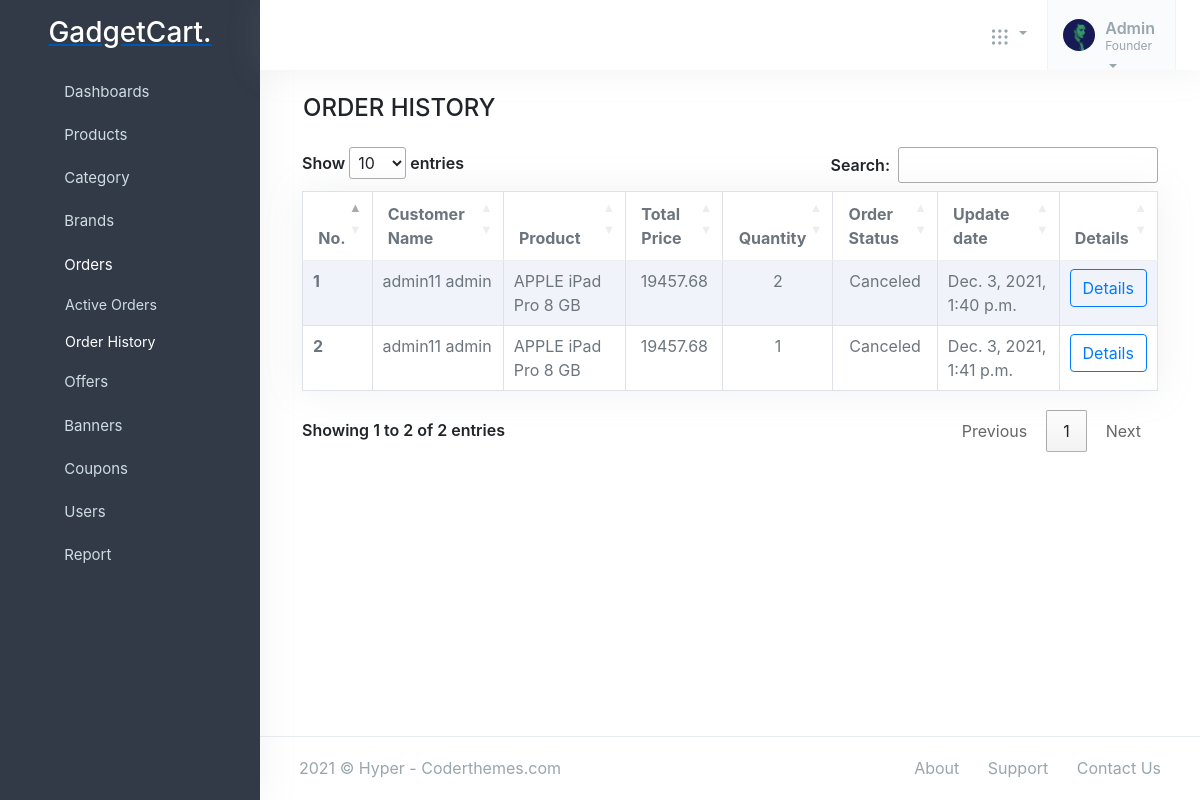
The page /adminpanel/order_history/ on the database as committed earlier.
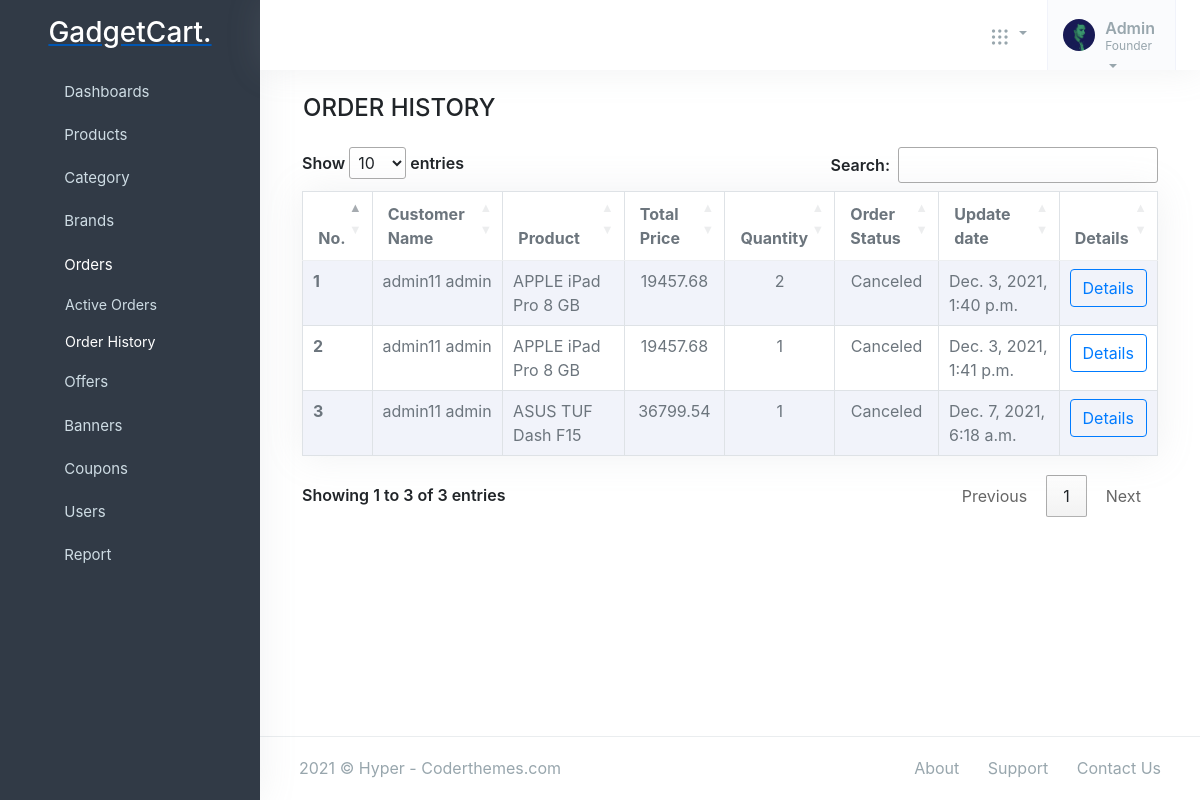
The same page on the database as committed later.
### orders/models.py (models this page shows, shortened)
class OrderProduct(models.Model):
    order = models.ForeignKey(Order, on_delete=models.CASCADE)
    payment = models.ForeignKey(Payment, on_delete=models.SET_NULL, blank=True, null=True)
    user = models.ForeignKey(Account, on_delete=models.CASCADE)
    product = models.ForeignKey(Product, on_delete=models.CASCADE)
    variations = models.ManyToManyField(Variation, blank=True)
    quantity = models.IntegerField()
    product_price = models.FloatField()
    ordered = models.BooleanField(default=False)
    discount = models.FloatField(default=0)
    created_at = models.DateTimeField(auto_now_add=True)
    updated_at = models.DateTimeField(auto_now=True)
    status = models.CharField(max_length=10, choices=STATUS1, default='New')

### accounts/models.py (models this page shows, shortened)
class Account(AbstractBaseUser,PermissionsMixin):
    first_name = models.CharField(max_length=50)
    last_name = models.CharField(max_length=50)
    username = models.CharField(max_length=50, unique=True)
    email = models.CharField(max_length=50, unique=True)
    phone_number = models.CharField(max_length=50, unique=True)
    date_joined = models.DateTimeField(auto_now_add=True)
    last_login = models.DateTimeField(auto_now_add=True)
    is_admin = models.BooleanField(default=False)
    is_staff = models.BooleanField(default=False)
    is_active = models.BooleanField(default=True)
    is_superadmin = models.BooleanField(default=False)
    is_verified = models.BooleanField(default=False)
    USERNAME_FIELD = 'email'
    REQUIRED_FIELDS = ['username', 'first_name', 'last_name', 'phone_number']
    objects = MyAccountManager()
    def full_name(self):
        return f'{self.first_name} {self.last_name}'

### store/models.py (models this page shows, shortened)
class Product(models.Model):
    product_name  = models.CharField(max_length=200, unique=True)
    slug          = models.SlugField(max_length=200, unique=True)
    description   = models.TextField(max_length=500, blank=True)
    price         = models.IntegerField()
    image1        = models.ImageField(upload_to='photos/products')
    image2        = models.ImageField(upload_to='photos/products')
    image3        = models.ImageField(upload_to='photos/products')
    stock         = models.IntegerField()
    is_available  = models.BooleanField(default=True)
    brand         = models.ForeignKey(Brand, on_delete=models.CASCADE)
    category      = models.ForeignKey(Category, on_delete=models.CASCADE)
    created_date  = models.DateTimeField(auto_now_add=True)
    modified_date = models.DateTimeField(auto_now=True)
    def __str__(self):
        return self.product_name
    def get_price(self):
        try:
            if self.productoffer.is_active:
                offer_price = (self.price / 100) * self.productoffer.discount_offer
                price = self.price - offer_price
                return {'price': price, 'discount': self.productoffer.discount_offer}
            raise
        except:
            try:
                if self.category.categoryoffer.is_active:
                    offer_price = (self.price / 100) * self.category.categoryoffer.discount_offer
                    price = self.price - offer_price
                    return {'price': price, 'discount': self.category.categoryoffer.discount_offer}
                raise
            except:
                try:
                    if self.brand.brandoffer.is_active:
                        offer_price = (self.price / 100) * self.brand.brandoffer.discount_offer
                        price = self.price - offer_price
                        return {'price': price, 'discount': self.brand.brandoffer.discount_offer}
                    raise
                except:
                    print('----else----')
                return {'price': self.price}

### offer/models.py (models this page shows, shortened)
class ProductOffer(models.Model):
    product = models.OneToOneField('store.product', on_delete=CASCADE, null=True, blank=True)
    discount_offer = models.PositiveBigIntegerField(help_text='Offer in percentage')
    is_active = models.BooleanField(default=True)

class CategoryOffer(models.Model):
    category = models.OneToOneField(Category, on_delete=CASCADE, null=True, blank=True)
    discount_offer = models.PositiveBigIntegerField(help_text='Offer in percentage')
    is_active = models.BooleanField(default=True)

### category/models.py (models this page shows, shortened)
class Category(models.Model):
    category_name = models.CharField(max_length = 50, unique = True)
    slug = models.SlugField(max_length = 100, unique = True)
    description = models.TextField(max_length = 255, blank = True)
    cat_image = models.ImageField(upload_to = 'photots/categories', blank = True)
    class Meta:
        verbose_name = 'category'
        verbose_name_plural = 'categories'

### adminpanel/views.py (the view)
# urls.py: path('order_history/', views.order_history, name='order_history'),
def order_history(request):
    orders = OrderProduct.objects.filter(status__in=['Delivered','Canceled'])
    context  = {
        'orders' : orders
    }
    return render(request, 'adminpanel/order_history.html', context)

### brand/context_processors.py (called while the page is built)
def menulinks(request):
    links = Brand.objects.all()
    return dict(link=links)

### carts/context_processors.py (called while the page is built, shortened)
def counter(request):
    cart_count = 0
    if 'admin' in request.path:
        return {}
    return dict(cart_count=cart_count)

### category/context_processors.py (called while the page is built)
def menu_links(request):
    links = Category.objects.all()
    return dict(links=links)

### templates/adminpanel/order_history.html (shortened to what this page needs)
{% extends 'adminpanel/base.html' %}
{% load static %}
{% block content %}
<div class="container">
    <h4 class="ml-3 mt-4 mb-4">ORDER HISTORY</h4>
    <div class="col-12" id="tables">
        <table class="table table-striped table-bordered table-hover bg-white bg-body shadow" id="myTable">
            <thead>
                <tr>
                    <th>No.</th>
                    <th>Customer Name</th>
                    <th>Product</th>
                    <th>Total Price</th>
                    <th>Quantity</th>
                    <th>Order Status</th>
                    <th>Update date</th>
                    <th>Details</th>
                </tr>
            </thead>
            <tbody>
                {% for order in orders %}
                <tr>
                    <th scope="row"> {{forloop.counter}} </th>
                    <td>{{order.user.full_name}}</td>
                    <td>{{order.product}}</td>
                    <td>
                        <center>{{ order.product.get_price.price }}</center>
                    </td>
                    <td>
                        <center>{{order.quantity}}</center>
                    </td>
                    <td>
                        <center>
                            {{order.status}}
                        </center>
                    </td>
                    <td>
                        {{order.updated_at}}
                    </td>
                    <td>
                        <a href="" class="btn btn-outline-primary">Details</a>
                    </td>
                </tr>
                {% endfor %}
            </tbody>
        </table>
    </div>
</div>
<footer class="footer">
    <div class="container-fluid">
        <div class="row">
            <div class="col-md-6">
                <script>document.write(new Date().getFullYear())</script> © Hyper - Coderthemes.com
            </div>
            <div class="col-md-6">
                <div class="text-md-end footer-links d-none d-md-block">
                    <a href="javascript: void(0);">About</a>
                    <a href="javascript: void(0);">Support</a>
                    <a href="javascript: void(0);">Contact Us</a>
                </div>
            </div>
        </div>
    </div>
</footer>
{% endblock %}

Rows that differ between the two databases and show on the page:
now on this page (row edited): OrderProduct: user.full_name "admin11 admin", product "ASUS TUF Dash F15", product.get_price.price "36799.54", quantity "1", status "Canceled", updated_at "Dec. 7, 2021, 6:18 a.m."
Other text that changed with them:
text written by a page script: "Show entries Search: Showing 1 to 2 of 2 entries Previous 1 Next" → "Show entries Search: Showing 1 to 3 of 3 entries Previous 1 Next"
